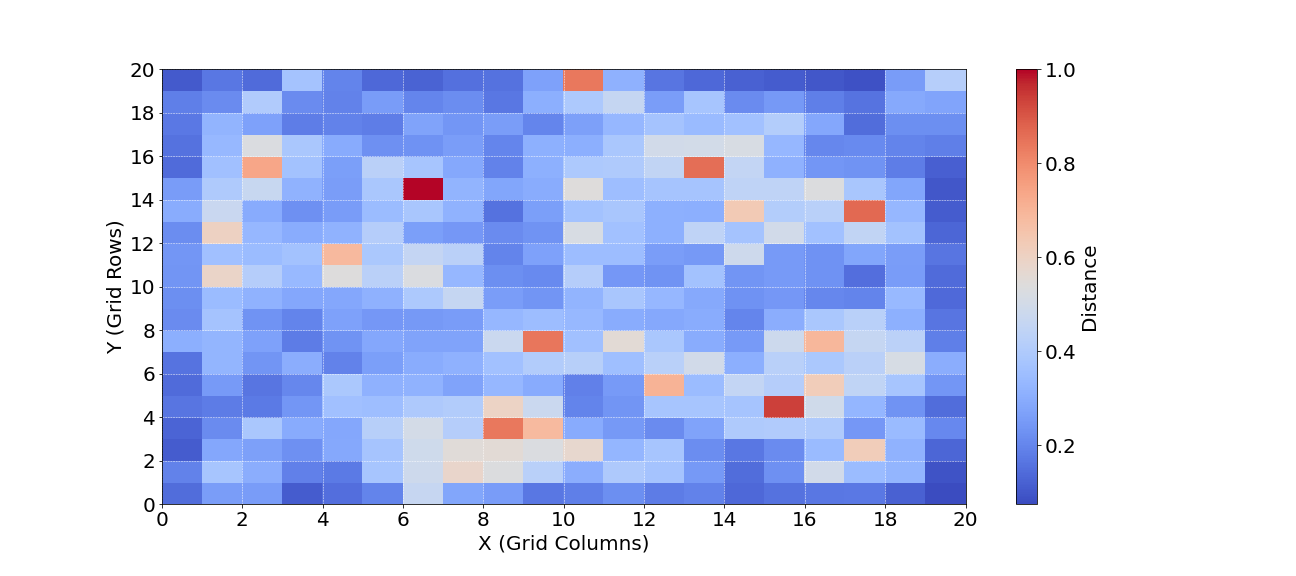

Write the Python code that produced this figure.
import numpy as np
import pandas as pd
from sklearn.metrics import mean_squared_error, r2_score, mean_absolute_percentage_error, median_absolute_error
from sklearn.model_selection import train_test_split
from sklearn.preprocessing import StandardScaler
from tensorflow.keras.models import Sequential
from tensorflow.keras.layers import Dense
from tensorflow.keras.optimizers import Adam
from minisom import MiniSom
import matplotlib.pyplot as plt
import tensorflow as tf
import os

# Set random seeds for reproducibility
seed_value = 2
np.random.seed(seed_value)
tf.random.set_seed(seed_value)

# Create results directory

# Load the data
data = pd.read_csv('data.csv')

# Convert 'Population' column to numeric, replacing invalid entries with NaN
data['Population'] = pd.to_numeric(data['Population'], errors='coerce')

# Convert all features to numeric (use 'coerce' to handle invalid values) and drop non-numeric rows
data = data.apply(pd.to_numeric, errors='coerce')

# Handle missing values by filling NaNs with the column mean (or other strategies)
data.fillna(data.mean(), inplace=True)

# Drop 'Year' column from features (assuming 'Year' is not a feature used for training)
features = data.drop(columns=['Year'])

# Normalize the features
scaler = StandardScaler()
normalized_data = scaler.fit_transform(features)

# Initialize and train SOM
som_grid_size = (20, 20)
som = MiniSom(x=som_grid_size[0], y=som_grid_size[1], input_len=normalized_data.shape[1], sigma=1.0, learning_rate=0.5)
som.random_weights_init(normalized_data)
som.train_random(data=normalized_data, num_iteration=500)

# Visualize and save SOM feature cluster distance map
plt.figure(figsize=(18, 8))
plt.pcolor(som.distance_map().T, cmap='coolwarm')  # Distance map as a heatmap
cbar = plt.colorbar(label='Distance')
cbar.ax.tick_params(labelsize=20)  # Increase tick size on color bar
cbar.set_label('Distance', fontsize=20)  # Increase label font size
plt.xlabel("X (Grid Columns)", fontsize=20)
plt.ylabel("Y (Grid Rows)", fontsize=20)
plt.xticks(range(0, 21, 2), fontsize=20)  # Increase x-axis tick size
plt.yticks(range(0, 21, 2), fontsize=20)
plt.grid(True, color='white', linestyle='--', linewidth=0.5)
plt.savefig("SOM.png")
plt.show()
